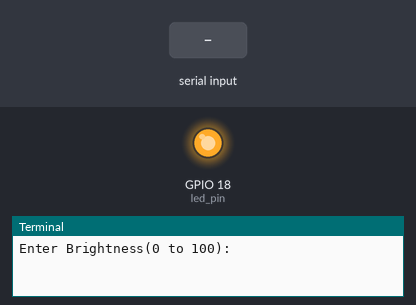
A program run on a simulated Raspberry Pi (BCM pin numbers). On the bench: output pins drawn as LEDs (lit = HIGH), the last lines printed to the terminal. Inputs (shaded band) come from the test bench.

Above: at 1.2 s.
1.3 s: "90" typed at the terminal
At 2.0 s:
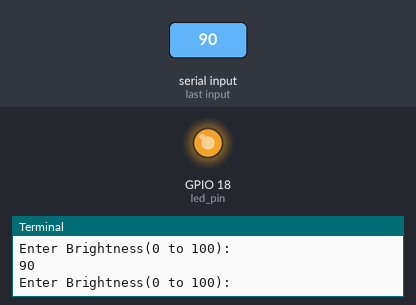
2.8 s: "0" typed at the terminal
At 3.2 s:
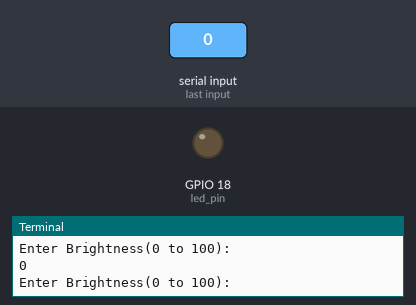
Timing chart, 0 to 5.8 s (numbered marks = the images above; inputs shaded):
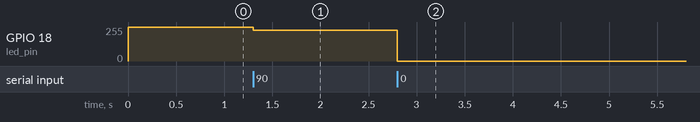

The program:

led_brightness.py
```python
# coding: utf-8

import RPi.GPIO as gpio

led_pin = 18

gpio.setmode(gpio.BCM)

gpio.setup(led_pin, gpio.OUT)

# 将脉冲的评论设置为500Hz
pwm_led = gpio.PWM(led_pin, 500)

# 开始时设置为100Hz
pwm_led.start(100)

while True:
    duty_s = raw_input('Enter Brightness(0 to 100):')
    duty = int(duty_s)
    pwm_led.ChangeDutyCycle(duty)
```

Measured:
- after the input at 1.3 s, GPIO 18 (led_pin): 255/255 → 230/255 at once
- after the input at 2.8 s, GPIO 18 (led_pin): 230/255 → 0/255 at once
